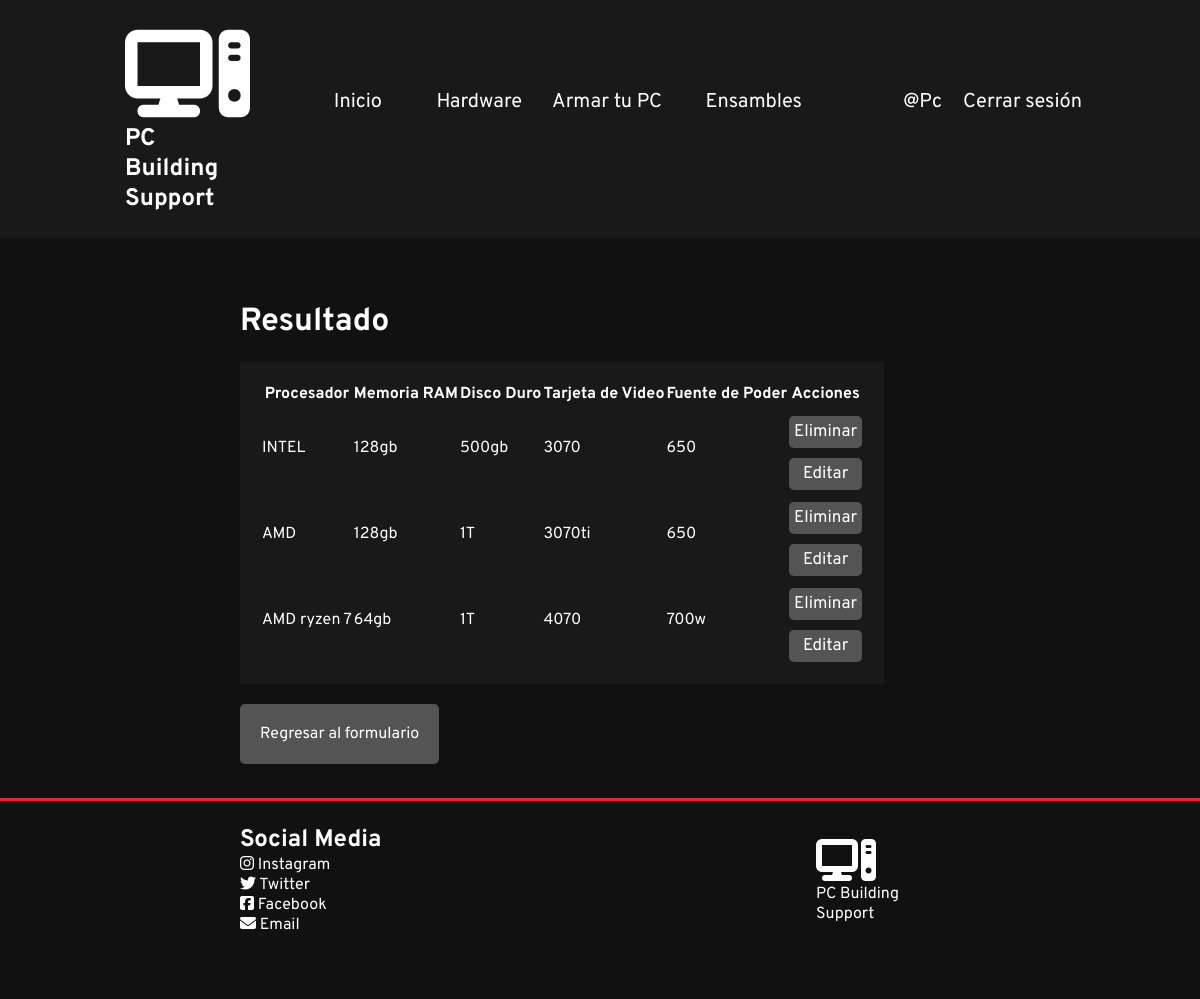
Page /resultado/ (signed in) on the committed database.
### app/models.py (models this page shows, shortened)
class Ensamble(models.Model):
    procesador = models.CharField(max_length=100)
    memoria_ram = models.CharField(max_length=100)
    disco_duro = models.CharField(max_length=100)
    tarjeta_video = models.CharField(max_length=100)
    fuente_poder = models.CharField(max_length=100)

### app/views.py (the view)
# urls.py: path('resultado/', views.resultado, name='resultado'),
def resultado(request):
    ensambles = Ensamble.objects.all()
    if request.method == 'POST':
        ensamble_id = request.POST.get('ensamble_id')
        ensamble = Ensamble.objects.get(id=ensamble_id)
        ensamble.delete()
        return redirect('resultado')
    return render(request, 'app/resultado.html', {'ensambles': ensambles})

### app/templates/app/resultado.html (shortened to what this page needs)
{% extends 'app/base.html' %}
{% load static %}
{% block estilos %}
    <link rel="stylesheet" href="{% static 'app/styles/resultado.css' %}">
{% endblock %}
{% block contenido %}
    <div class="container">
        <div>
            <h2>Resultado</h2>
            <table class="table">
                <thead>
                    <tr>
                        <th>Procesador</th>
                        <th>Memoria RAM</th>
                        <th>Disco Duro</th>
                        <th>Tarjeta de Video</th>
                        <th>Fuente de Poder</th>
                        <th>Acciones</th>
                    </tr>
                </thead>
                <tbody>
                    {% for ensamble in ensambles %}
                    <tr>
                        <td>{{ ensamble.procesador }}</td>
                        <td>{{ ensamble.memoria_ram }}</td>
                        <td>{{ ensamble.disco_duro }}</td>
                        <td>{{ ensamble.tarjeta_video }}</td>
                        <td>{{ ensamble.fuente_poder }}</td>
                        <td>
                            <form method="post" action="{% url 'eliminar_ensamble' ensamble.id %}" onsubmit="return confirm('¿Estás seguro de eliminar este registro?')">
                                {% if user.is_staff %}
                                <button type="submit" class="btn btn-danger">Eliminar</button>
                                {% endif %}
                            </form>
                            <a href="{% url 'editar_ensamble' ensamble.id %}" class="btn btn-primary">Editar</a>
                        </td>
                    </tr>
                    {% endfor %}
                </tbody>
            </table>
            <a href="{% url 'ensambles' %}" class="btn btn-primary">Regresar al formulario</a>
        </div>
    </div>
{% endblock %}

### app/templates/app/base.html (shortened to what this page needs)
{% load static %}
<!DOCTYPE html>
<html lang="es">
<head>
    <link rel="stylesheet" href="{% static 'app/styles/styles.css' %}">
    {% block estilos %}
    {% endblock %}
</head>
<body>
    <header>
        <div class="header-content">
            <div class="logo">
                <i class="fa-solid fa-computer"></i>
                <h1>PC Building Support</h1>
            </div>
            <nav>
                <ul>
                    <li><a href="{% url 'home' %}">Inicio</a></li>
                    <li><a href="{% url 'hardware' %}">Hardware</a></li>
                    <li><a href="{% url 'armar_tu_pc' %}">Armar tu PC</a></li>
                    {% if user.is_authenticated %}
                    <li><a href="{% url 'ensambles' %}">Ensambles</a></li>
                    {% endif %}
                    {% if user.is_authenticated %}
                        <a href="#" class="nav-link dropdown-toggle" id="navbarDropdown" role="button" data-bs-toggle="dropdown" aria-expanded="false">@{{ user.username | title }}</a>
                        <ul class="dropdown-menu" aria-labelledby="navbarDropdown">
                        <li><a href="{% url 'cerrar_sesion' %}">Cerrar sesión</a></li>
                    {% else %}
                        <li><a href="{% url 'login' %}">Iniciar sesión</a></li>
                    {% endif %}
                </ul>
            </nav>
        </div>
    </header>
    <main>
            {% block contenido %}
            {% endblock %}
    </main>
    <footer>
        <div class="footer-content">
            <div class="social-media">
                <h2>Social Media</h2>
                <ul>
                    <li><i class="fa-brands fa-instagram"></i> Instagram</li>
                    <li><i class="fa-brands fa-twitter"></i> Twitter</li>
                    <li><i class="fa-brands fa-square-facebook"></i> Facebook</li>
                    <li><i class="fa-solid fa-envelope"></i> Email</li>
                </ul>
            </div>
            <div class="logo">
                <i class="fa-solid fa-computer"></i>
                <p>PC Building Support</p>
            </div>
        </div>
    </footer>
</body>
</html>

### app/static/app/styles/styles.css (style rules this page uses)
* { padding: 0; margin: 0; box-sizing: border-box; font-family: 'Overpass', sans-serif; }
body { width: 100vw; }
main { background-color: #111; }
:root { --main-color: #ea2427; }
li { list-style-type: none; }
a:link, a:visited { display: inline-block; text-decoration: none; color: #fff; }
header { background-color: #191919; }
.header-content { width: 85%; max-width: 950px; margin: 0 auto; padding: 1.5rem 0; display: flex; flex-direction: row; justify-content: space-between; align-items: center; color: #fff; }
.logo { width: 40%; }
.logo h1 { font-size: 1.5rem; }
header .fa-computer { font-size: 20vw; }
.header-content ul { height: 100%; display: flex; flex-direction: column; justify-content: space-between; }
.header-content a { width: 100%; font-size: 1.25rem; padding: 0.4rem 0.5rem; text-align: right; }
.container { width: 100%; min-height: 35em; background-color: #111; color: #fff; }
.container h2 { font-size: 2rem; padding-top: 4rem; }
footer { background-color: #111; color: #fff; border-top: 3px solid var(--main-color); }
.footer-content { width: 70%; margin: 0 auto; padding: 1.5rem 0 4rem; display: flex; flex-direction: row; justify-content: space-between; align-items: center; }
.footer-content .fa-computer { font-size: 3rem; }
.footer-content p { font-size: 1rem; }
@media (min-width: 1081px) { html { font-size: 16px; } }
@media (min-width: 1081px) { .header-content .logo { width: 162px; } }
@media (min-width: 1081px) { .header-content ul { flex-direction: row; align-items: center; } }
@media (min-width: 1081px) { .header-content a { width: 140px; height: 72px; } }
@media (min-width: 1081px) { .header-content .fa-computer { font-size: 100px; } }
@media (min-width: 1081px) { .footer-content { width: 60%; } }
@media (min-width: 1081px) { .footer-content .logo { width: 20%; } }

### app/static/app/styles/resultado.css (style rules this page uses)
.container div { width: 60%; margin: 0 auto; }
.container table { margin-top: 20px; background-color: #191919; padding: 20px; }
div > a { margin-top: 20px; padding: 1.25em; background-color: #545454; border-radius: 5px; }
td form button, td a { width: 100%; text-align: center; margin-top: 10px; background-color: #545454; padding: 5px; border: none; color: #fff; font-size: 17px; border-radius: 5px; }

### rows in the picture
Ensamble: procesador "INTEL", memoria_ram "128gb", disco_duro "500gb", tarjeta_video "3070", fuente_poder "650"
Ensamble: procesador "AMD", memoria_ram "128gb", disco_duro "1T", tarjeta_video "3070ti", fuente_poder "650"
Ensamble: procesador "AMD ryzen 7", memoria_ram "64gb", disco_duro "1T", tarjeta_video "4070", fuente_poder "700w"

### other values in the picture
{{ user.username | title }} "Pc"
